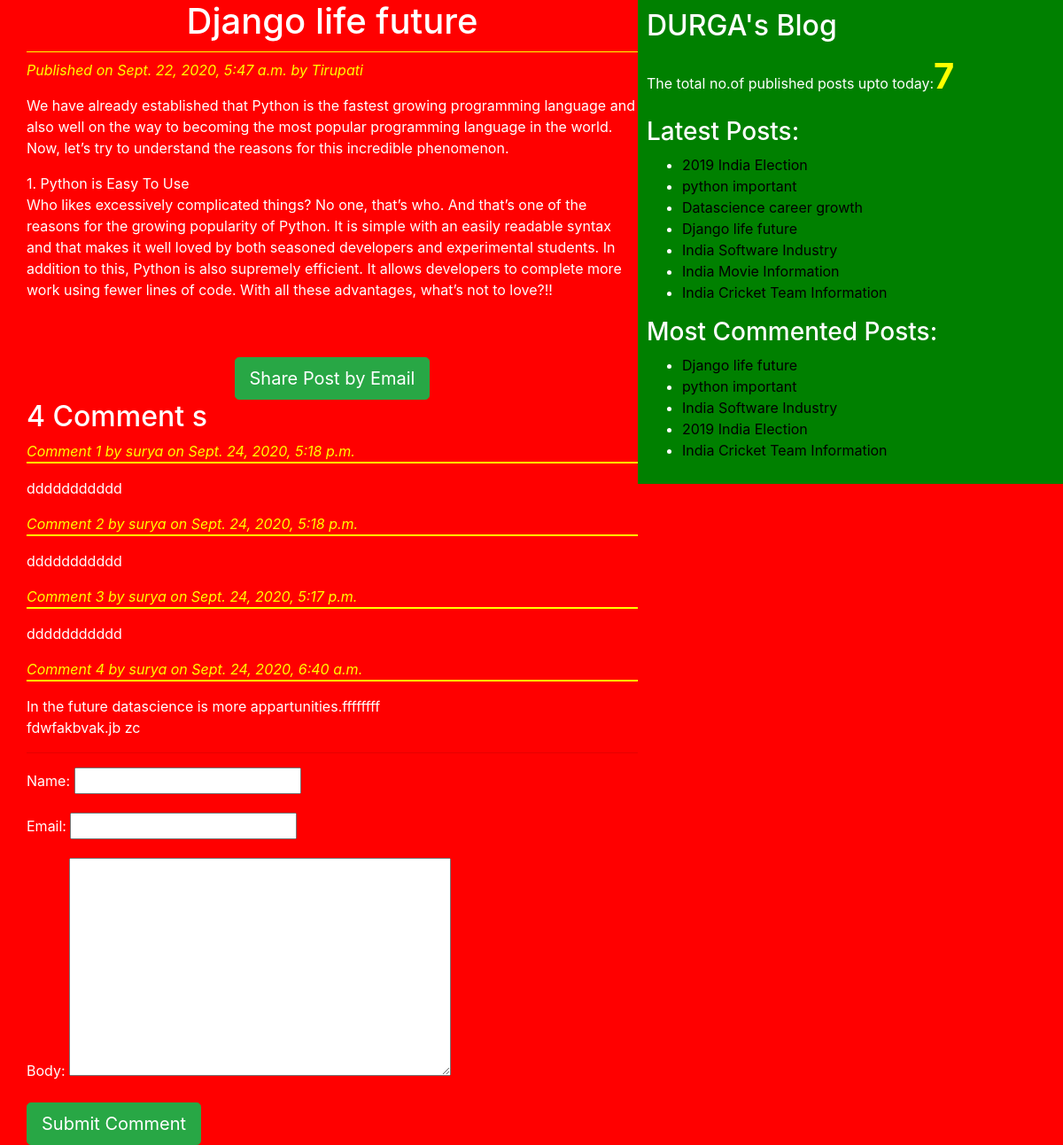
The page /2020/09/22/django-life-future/ on the database its author committed.
### blogapp/models.py (models this page shows, shortened)
class Post(models.Model):
    STATUS_CHOICES=(('draft','Draft'),('published','Published'))
    title=models.CharField(max_length=256)
    slug=models.SlugField(max_length=264,unique_for_date='publish')
    author=models.ForeignKey(User,on_delete=models.CASCADE)
    body=models.TextField()
    publish=models.DateTimeField(default=timezone.now)
    created=models.DateTimeField(auto_now_add=True)
    updated=models.DateTimeField(auto_now=True)
    status=models.CharField(max_length=10,choices=STATUS_CHOICES,default='draft')
    objects=CustomManager()
    tags=TaggableManager()
    class Meta:
        ordering=('-publish',)  #descending ordering
    def __str__(self):
        return self.title
    def get_absolute_url(self):
        return reverse('post_detail',args=[self.publish.year,self.publish.strftime('%m'),self.publish.strftime('%d'),self.slug])

class Comment(models.Model):
    post=models.ForeignKey(Post,on_delete=models.CASCADE,related_name='comments')
    name=models.CharField(max_length=32)
    email=models.EmailField()
    body=models.TextField()
    created=models.DateTimeField(auto_now_add=True)
    updated=models.DateTimeField(auto_now=True)
    active=models.BooleanField(default=True)
    class Meta:
        ordering=('-created',)

### blogapp/views.py (the view)
# urls.py: re_path(r'^(?P<year>\d{4})/(?P<month>\d{2})/(?P<day>\d{2})/(?P<post>[-\w]+)/$', views.post_detail_view,name='post_detail'),
def post_detail_view(request,year,month,day,post):
    post=get_object_or_404(Post,slug=post,status='published',
                                          publish__year=year,
                                          publish__month=month,
                                          publish__day=day)
    comments=post.comments.filter(active=True)
    csubmit=False
    if request.method=='POST':
        form=CommentForm(request.POST)
        if form.is_valid():
            new_comment=form.save(commit=False)
            new_comment.post=post
            new_comment.save()
            csubmit=True
    else:
        form=CommentForm()
    return render(request,'blogapp/post_detail.html',{'post':post,'form':form,'csubmit':csubmit,'comments':comments})

### blogapp/forms.py
class CommentForm(forms.ModelForm):
    class Meta:
        model=Comment
        fields=('name','email','body')

### blogapp/models.py (called while the page is built)
    def get_queryset(self):
        return super().get_queryset().filter(status='published')

### blogapp/templatetags/blog_tags.py (called while the page is built)
@register.simple_tag(name='my_tag')
def total_posts():
    return Post.objects.count()

@register.inclusion_tag('blogapp/latest_posts123.html')
def show_latest_posts(count=3):
    latest_posts=Post.objects.order_by('-publish')[:count]
    return {'latest_posts':latest_posts}

@register.simple_tag
def get_most_commented_posts(count=5):
    return Post.objects.annotate(total_comments=Count('comments')).order_by('-total_comments')[:count]

### templates/blogapp/post_detail.html (shortened to what this page needs)
<!DOCTYPE html>
{% extends "blogapp/base.html" %}
        {% block content_block %}
        <h1>{{post.title}}</h1>
        <p id='date' > Published on {{post.publish}} by {{post.author|title}}</p>
            {{post.body|linebreaks}}<br><br>
            <div class="container" align='center'>
              <a href="/{{post.id}}/share" class="btn btn-lg btn-success">Share Post by Email</a>
            </div>
            {% with comments.count as comments_count %}
              <h2>{{comments_count}} Comment {{comments_count|pluralize}} </h2>
            {% endwith %}
            {% if comments %}
                  {% for comment in comments %}
                          <p id='ch' > Comment {{forloop.counter}} by {{comment.name}} on {{comment.created}} </p>
                          <div class="cb">
                            {{comment.body|linebreaks}}
                          </div>
                  {% endfor %}
                  <hr>
                  {% else %}
                          <p>There are no Comments yet....!!!</p>
            {% endif %}
            {% if csubmit %}
                <h2>Your Comment Added Successsfully </h2>
                {% else %}
                    <form method="post">
                       {{form.as_p}}
                       <input type="submit" class="btn btn-lg btn-success" value="Submit Comment">
                {% endif %}
                    </form>
            {% endblock %}

### templates/blogapp/base.html (shortened to what this page needs)
<!DOCTYPE html>
{% load blog_tags %}
{% load static %}
<html lang="en" dir="ltr">
  <head>
    <link rel="stylesheet" href="https://stackpath.bootstrapcdn.com/bootstrap/4.5.2/css/bootstrap.min.css">
    <link rel="stylesheet" href="{% static "css/blog2.css" %}">
  </head>
  <body>
    <div class="content">
      {% block content_block %}
      {% endblock %}
    </div>
    <div class="sidebar">
      <h2>DURGA's Blog</h2>
      <p>The total no.of published posts upto today:<span id='pcount'>{% my_tag %} </span> </p>
       <h3>Latest Posts:</h3>{% show_latest_posts 100 %}
        <h3>Most Commented Posts:</h3>
        {% get_most_commented_posts as most_commented_posts %}
        <ul>
              {% for post in most_commented_posts %}
              <li><a href="{{post.get_absolute_url}}">{{post.title}}</a></li>
              {% endfor %}
        </ul>
    </div>
  </body>
</html>

### templates/blogapp/latest_posts123.html
<ul>
  {% for post in latest_posts %}
  <li><a href="{{post.get_absolute_url}}">{{post.title}}</a>
</li>
  {% endfor %}
</ul>

### static/css/blog2.css (style rules this page uses)
.content { width: 60% ; float: left; padding: 0 0 0 30px; height: 100%; }
.sidebar { width: 40%; float: right; padding: 10px; background: green; height: 100%; }
h1 { text-align: center; border-bottom: 1px solid yellow; padding-bottom: 10px; }
body { color: white; background: red; }
#date { color: yellow; font-style: italic; }
a { color: black; }
#ch { color: yellow; font-style: italic; border-bottom: 2px solid yellow; }
#pcount { font-size: 40px; color: yellow; font-weight: bold; }

### rows shown on the page
Post: title "Django life future", publish "Sept. 22, 2020, 5:47 a.m.", author "Tirupati", body "We have already established that Python is the fastest growing programming language and also well on the way to becoming the most popular programming language in the world. Now, let’s try to understand the reasons for this incredible phenomenon. 1. Python is Easy To Use Who likes excessively complicated things? No one, that’s who. And that’s one of the reasons for the growing popularity of Python. It is simple with an easily readable syntax and that makes it well loved by both seasoned developers and experimental students. In addition to this, Python is also supremely efficient. It allows developers to complete more work using fewer lines of code. With all these advantages, what’s not to…"
Comment: name "surya", created "Sept. 24, 2020, 5:18 p.m.", body "ddddddddddd"
Comment: name "surya", created "Sept. 24, 2020, 5:18 p.m.", body "ddddddddddd"
Comment: name "surya", created "Sept. 24, 2020, 5:17 p.m.", body "ddddddddddd"
Comment: name "surya", created "Sept. 24, 2020, 6:40 a.m.", body "In the future datascience is more appartunities.ffffffff fdwfakbvak.jb zc"
Post: title "2019 India Election"
Post: title "python important"
Post: title "Datascience career growth"
Post: title "India Software Industry"
Post: title "India Movie Information"
Post: title "India Cricket Team Information"

### other values the page prints
{{ comments_count }} "4"
